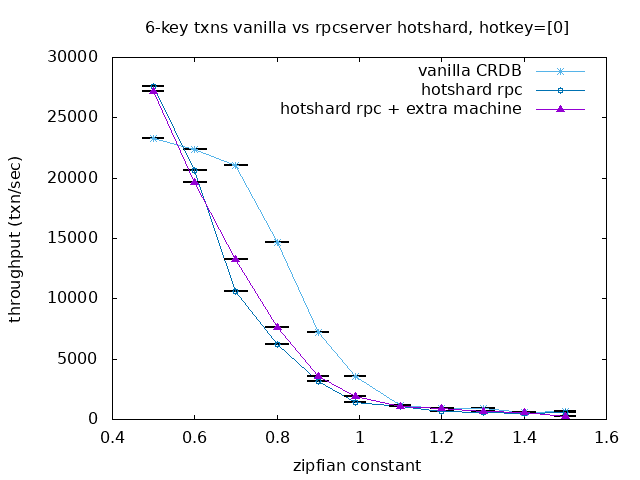

This chart was generated by the following gnuplot code:
set terminal png
set xlabel "zipfian constant"
set boxwidth 0.05
set ylabel "throughput (txn/sec)"

set output "comparison.png"
set title "6-key txns vanilla vs rpcserver hotshard, hotkey=[0]"
plot "vanilla_six.csv" using "skew":"box_min":"whisker_min":"whisker_high":"box_high" notitle with candlesticks lt -1 lw 2 whiskerbars,\
		 "" using "skew":"median":"median":"median":"median" with candlesticks lt -1 lw 2 notitle,\
		 "" using "skew":"median" title "vanilla CRDB" with linespoint,\
		 "hotshard.csv" using "skew":"box_min":"whisker_min":"whisker_high":"box_high" notitle with candlesticks lt -1 lw 2 whiskerbars,\
		 "" using "skew":"median":"median":"median":"median" with candlesticks lt -1 lw 2 notitle,\
		 "" using "skew":"median" title "hotshard rpc" with linespoint,\
		 "hotshard_more_machines.csv" using "skew":"box_min":"whisker_min":"whisker_high":"box_high" notitle with candlesticks lt -1 lw 2 whiskerbars,\
		 "" using "skew":"median":"median":"median":"median" with candlesticks lt -1 lw 2 notitle,\
		 "" using "skew":"median" title "hotshard rpc + extra machine" with linespoint


set output "comparison-med.png"
plot "vanilla_six.csv" using "skew":"median" title "vanilla CRDB" with linespoint,\
		 "hotshard.csv" using "skew":"median" title "hotshard rpc" with linespoint,\
		 "hotshard_more_machines.csv" using "skew":"median" title "hotshard rpc + extra machine" with linespoint



